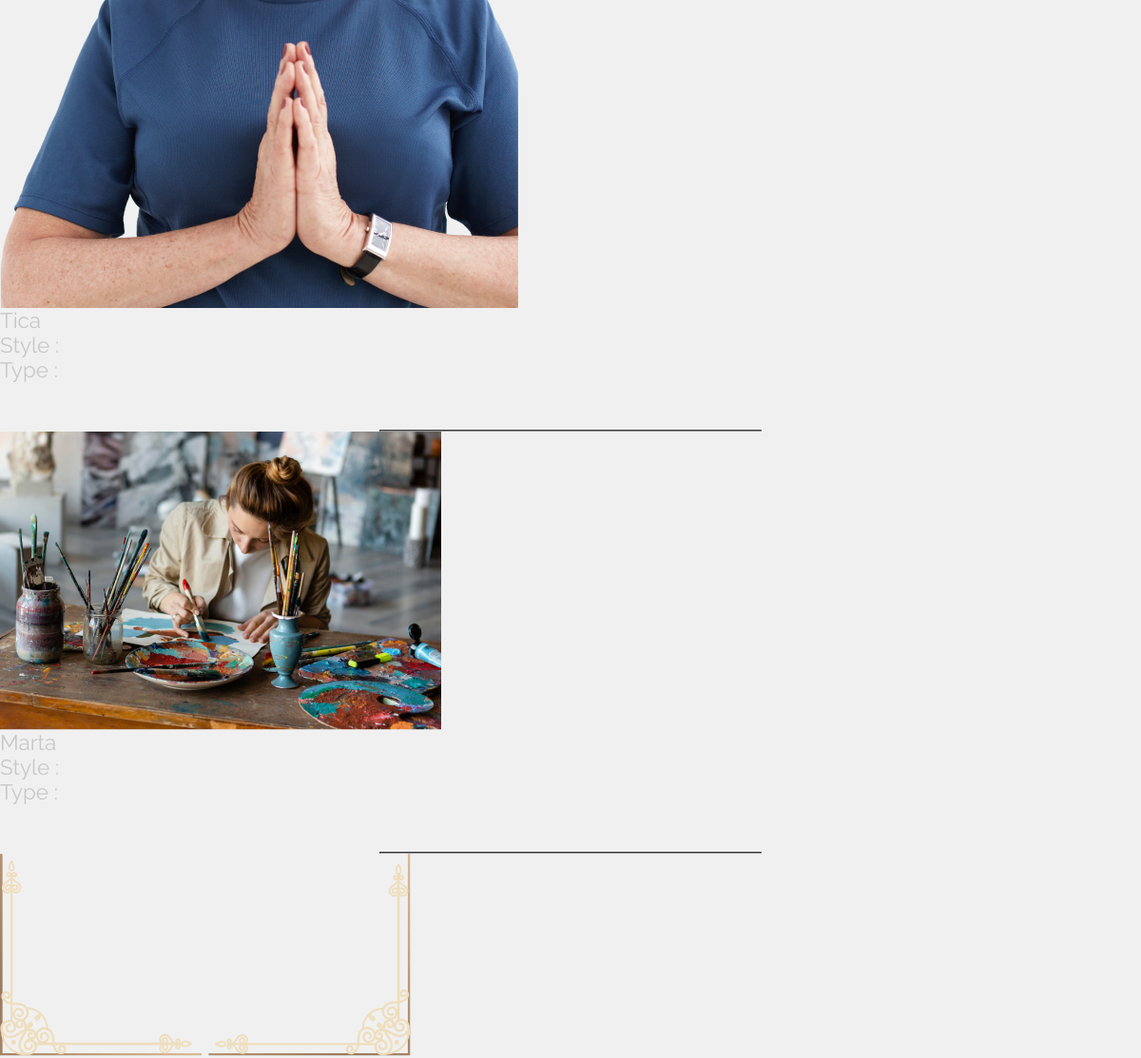
Page /index.php?action=artistes (middle part) on the earlier database version.
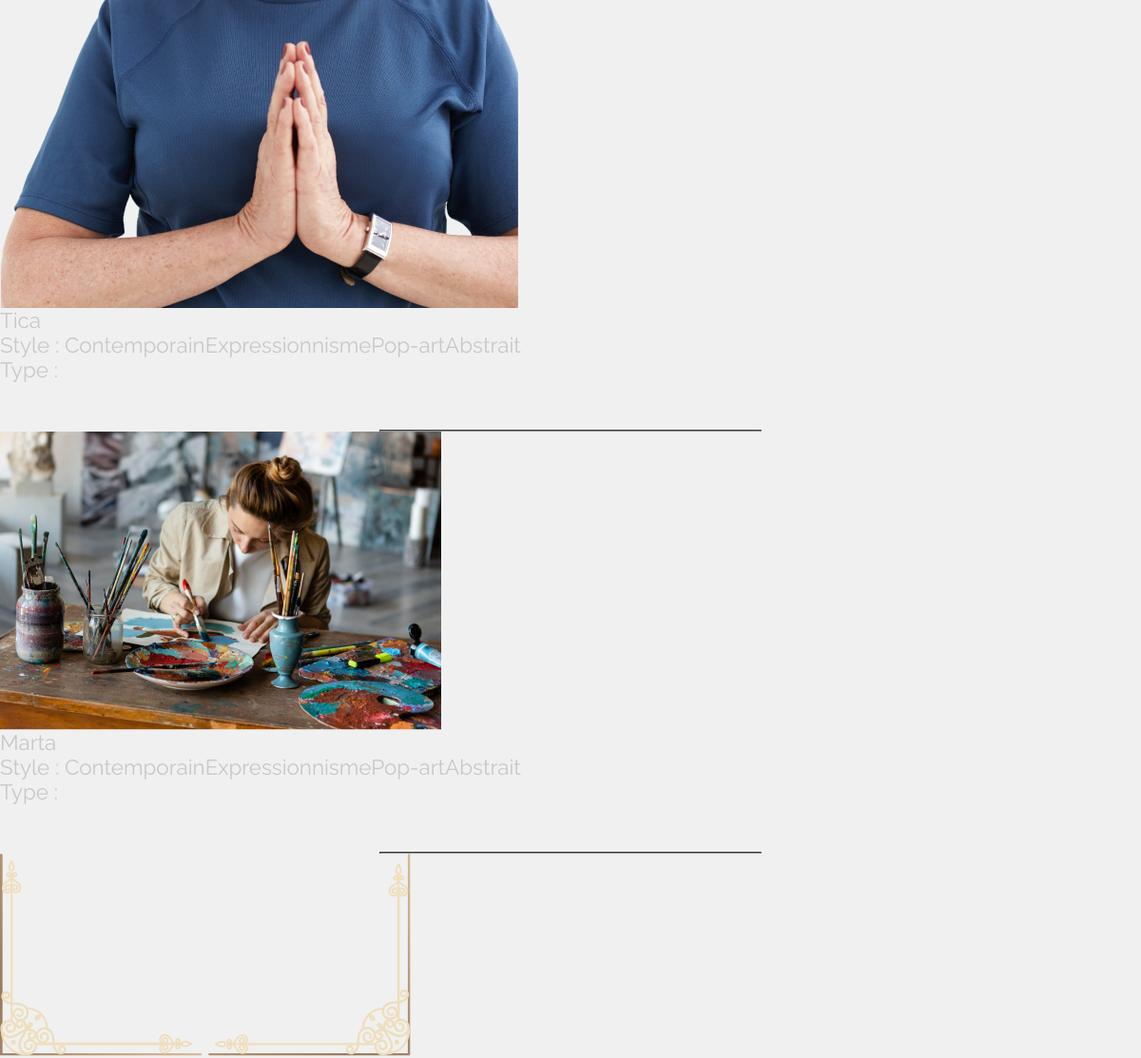
Same page on the later database version.
### tables this page shows
CREATE TABLE `painters` (
  `id` int(11) NOT NULL,
  `name` varchar(255) NOT NULL,
  `photo-url` varchar(255) NOT NULL,
  `Content` longtext NOT NULL
);

CREATE TABLE `styles` (
  `id` int(11) NOT NULL,
  `name` varchar(100) DEFAULT NULL
);

### app/Controllers/PainterController.php (called while the page is built, shortened)
<?php
class PainterController
{
    function paintersViewFront($currentPage)
    {
        $paintersData = new \Projet\Models\PainterModel();
        $painters = $paintersData->getPaintersInfosFront();
        foreach ($painters as $painter) {
            var_dump($painter['id']);
            $styles = $paintersData->getPainterStyle($painter['id']);
        }
        require 'app/Views/Front/artistes.php';
    }
}

### app/Models/PainterModel.php (called while the page is built, shortened)
<?php
class PainterModel extends Manager
{
    public function getPainterStyle($idPainter)
    {
        $bdd = $this->dbConnection();
        $data = $bdd->prepare("SELECT styles.name as namestyle FROM styles, painterstyle, painters
                                WHERE styles.id = painterstyle.idstyle
                                AND painters.id = painterstyle.idpainter
                                AND painters.id = :painter");
        $data->execute(array('painter' => $idPainter));
        return $data->fetchAll();
    }
    public function getPaintersInfosFront()
    {
        $bdd = $this->dbConnection();
        $data = $bdd->query("SELECT id, name,`photo-url` FROM painters");
        return $data->fetchAll();
    }
}

### app/Views/Front/artistes.php (the view, shortened to what this page needs)
<?php
require_once 'app/Views/Front/header.php';
?>
<main class="container pagepadding-top">
    <section class="flex-template-artiste">
    <?php foreach($painters as $painter) { ?>
        <article class="card-template-artiste">
            <a href="">
            <img src="<?= $painter['photo-url'] ?>" alt="<?= $painter['name'] ?>">
            <p><?= $painter['name'] ?></p>
            <div class="infos-painter">
                <div>
                    <p>Style : <?php foreach($styles as $style) {
                        echo $style['namestyle'];
                    } ?></p>
                    <p>Type : </p>
                </div>
            </div>
            <div class="infos-paint-desc">
                <hr>
            </div>
            </a>
        </article>
    <?php } ?>
        <div class="frame_template_bottom">
            <img class="frame_template_corner_lb" src="app/Public/Front/img/Frame_corner_LB.svg" alt="cadre coin bas gauche">
            <img class="frame_template_corner_rb" src="app/Public/Front/img/Frame_corner_RB.svg" alt="cadre coin bas droite">
        </div>
        </section>
</main>
<?php
require_once 'app/Views/Front/footer.php'
?>

### index.php (shortened to what this page needs)
<?php
try {
    $controllerFront = new \Projet\Controllers\FrontController();
    $controllerPainter = new \Projet\Controllers\PainterController();
    if(isset($_GET['action'])) {
        if($_GET['action'] == 'contact')
        {
            require 'app/Views/Front/contact.php';
        } elseif($_GET['action'] == 'artistes')
        {
            if(isset($_GET['page']) && !empty($_GET['page'])){
                $currentPage = (int) strip_tags($_GET['page']);
            }else{
                $currentPage = 1;
            }
            $paints = $controllerPainter->paintersViewFront($currentPage);
        }
} else {
    $controllerFront->home();
}
} catch (Exception $e) {
    require 'app/Views/Front/error.php';
}

### app/Views/Front/header.php (shortened to what this page needs)
<!DOCTYPE html>
<html lang="fr">
<head>
    <link rel="stylesheet" href="app/Public/Front/css/style.css">
</head>
<body>

### app/Views/Front/footer.php (shortened to what this page needs)
</body>
</html>

### app/Public/Front/css/style.css (style rules this page uses)
* { margin: 0; padding: 0; }
body { font-family: 'Raleway', sans-serif; font-size: 1.4rem; background-color: #F0F0F0; }
.container { max-width: 1200px; margin: 0 auto; }
.pagepadding-top { padding-top: 120px; }
a { text-decoration: none; color: #c8c8c8; }
hr { width: 270px; margin: auto; margin-top: 50px; color: #909090; }
::placeholder { color: #858585; }
@media screen and (min-width: 400px) { hr { width: 400px; } }

Differences in the rows shown:
changed painters "Tica": gains styles (name "Contemporain"); gains styles (name "Expressionnisme"); gains styles (name "Pop-art"); gains styles (name "Abstrait")
changed painters "Marta": gains styles (name "Contemporain"); gains styles (name "Expressionnisme"); gains styles (name "Pop-art"); gains styles (name "Abstrait")
